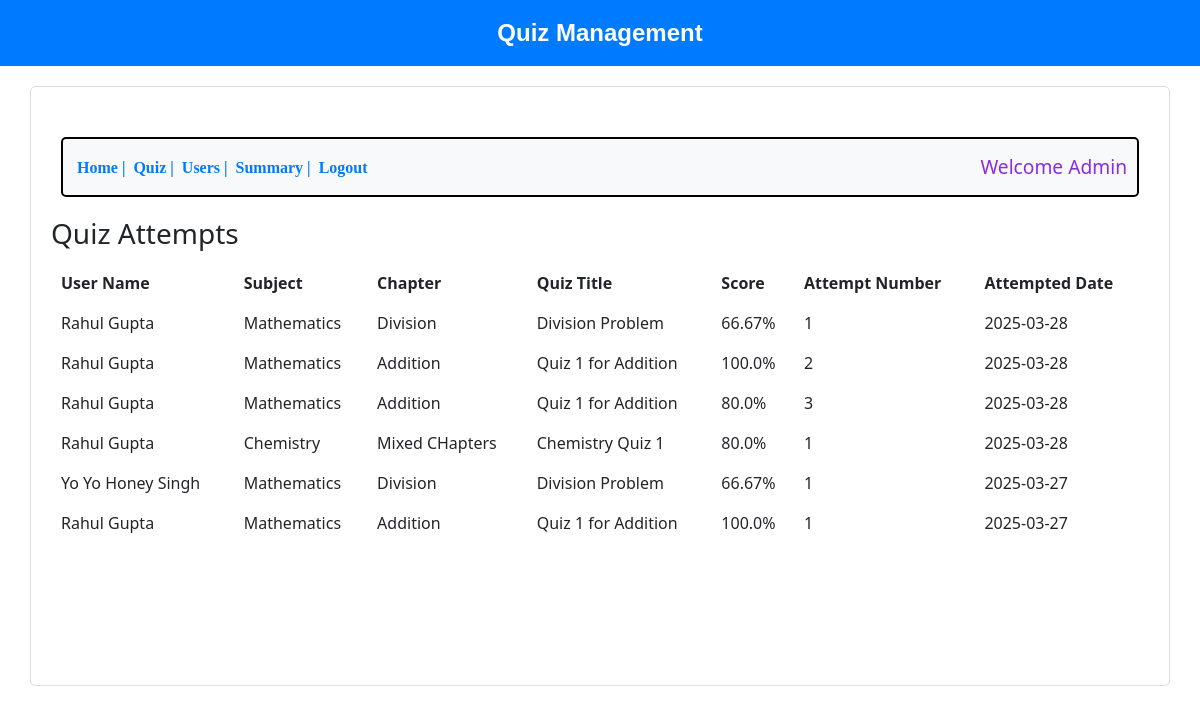
Page /quiz-mgmt on the committed database.
### backend/models.py (models this page shows, shortened)
class Score(db.Model):
    __tablename__ = "scores"
    id = db.Column(db.Integer, primary_key=True)
    user_id = db.Column(db.Integer, db.ForeignKey("user_info.id"), nullable=False)
    quiz_id = db.Column(db.Integer, db.ForeignKey("quizzes.id"), nullable=False)
    score = db.Column(db.Float, nullable=False)  # Score as a percentage
    attempt_date = db.Column(db.String, nullable=False)  # Store as string (e.g., "2025-03-01")
    user = db.relationship("User", backref="scores")
    quiz = db.relationship("Quiz", backref="scores")

class User(db.Model):
    __tablename__ = "user_info"
    id = db.Column(db.Integer, primary_key=True)
    email = db.Column(db.String, unique=True, nullable=False)
    pwd = db.Column(db.String, nullable=False)
    full_name = db.Column(db.String, nullable=True)
    qual = db.Column(db.String, nullable=True)
    dob = db.Column(db.String, nullable=True)
    role = db.Column(db.Integer, nullable=False, default=1)  # 0 for admin, 1 for regular user

class Subject(db.Model):
    __tablename__ = "subjects"
    id = db.Column(db.Integer, primary_key=True)
    name = db.Column(db.String, nullable=False, unique=True)
    desc = db.Column(db.String, nullable=False, unique=True)
    chapters = db.relationship('Chapter', backref='subject', lazy='dynamic')

class Chapter(db.Model):
    __tablename__ = "chapters"
    id = db.Column(db.Integer, primary_key=True)
    name = db.Column(db.String, nullable=False)
    desc = db.Column(db.String, nullable=False)
    subject_id = db.Column(db.Integer, db.ForeignKey('subjects.id'), nullable=False)
    questions = db.relationship('Question', backref='chapter', lazy='dynamic')

class Quiz(db.Model):
    __tablename__ = "quizzes"
    id = db.Column(db.Integer, primary_key=True)
    title = db.Column(db.String, nullable=False)
    subject_id = db.Column(db.Integer, db.ForeignKey("subjects.id"), nullable=False)
    chapter_id = db.Column(db.Integer, db.ForeignKey("chapters.id"), nullable=False)
    duration = db.Column(db.String, nullable=False)  # Store as string (e.g., "00:10")
    created_by_id = db.Column(db.Integer, db.ForeignKey("user_info.id"), nullable=False)
    is_active = db.Column(db.Boolean, default=True)
    created_at = db.Column(db.String, nullable=False, default=datetime.now().strftime("%Y-%m-%d"))
    subject = db.relationship("Subject", backref="quizzes")
    chapter = db.relationship("Chapter", backref="quizzes")
    created_by = db.relationship("User", backref="quizzes_created")

### backend/controllers.py (the view)
@app.route("/quiz-mgmt")
def quiz_management():
    all_attempts = Score.query.join(User).join(Quiz, isouter=True).join(Subject, isouter=True).join(Chapter, isouter=True).order_by(Score.attempt_date.asc()).all()
    attempt_counts = {}
    filtered_attempts = []
    for attempt in all_attempts:
        if attempt.user and attempt.quiz and attempt.quiz.subject and attempt.quiz.chapter:
            key = (attempt.user_id, attempt.quiz_id)
            if key not in attempt_counts:
                attempt_counts[key] = 0
            attempt_counts[key] += 1
            attempt.attempt_number = attempt_counts[key]
            filtered_attempts.append(attempt)
        else:
            print(f"Incomplete attempt: User={attempt.user}, Quiz={attempt.quiz}")
    filtered_attempts.sort(key=lambda x: x.attempt_date, reverse=True)
    name = request.args.get('email', 'Admin')
    return render_template("quiz-mgmt.html", name=name, attempts=filtered_attempts)

### templates/quiz-mgmt.html (shortened to what this page needs)
<!DOCTYPE html>
<html lang="en">
<head>
    <link rel="stylesheet" href="/static/style.css">
    <link rel="stylesheet" href="https://cdnjs.cloudflare.com/ajax/libs/bootstrap/5.3.2/css/bootstrap.min.css">
</head>
<body>
    <header class="header2">Quiz Management</header>
    <div class="bordertime">
        <div class="button-container">
            <a href="/admin_dash"><button class="nav-button">Home |</button></a>
            <a href="/quiz-mgmt"><button class="nav-button">Quiz |</button></a>
            <a href="/show_user"><button class="nav-button">Users |</button></a>
            <a href="/summary_charts"><button class="nav-button">Summary |</button></a>
            <a href="/login"><button class="nav-button">Logout</button></a>
            <h4 class="text">Welcome {{ name }}</h4>
        </div>
        <h3>Quiz Attempts</h3>
        <table>
            <thead>
                <tr>
                    <th>User Name</th>
                    <th>Subject</th>
                    <th>Chapter</th>
                    <th>Quiz Title</th>
                    <th>Score</th>
                    <th>Attempt Number</th>
                    <th>Attempted Date</th>
                </tr>
            </thead>
            <tbody>
                {% for attempt in attempts %}
                <tr>
                    <td>{{ attempt.user.full_name if attempt.user else 'N/A' }}</td>
                    <td>{{ attempt.quiz.subject.name if attempt.quiz and attempt.quiz.subject else 'N/A' }}</td>
                    <td>{{ attempt.quiz.chapter.name if attempt.quiz and attempt.quiz.chapter else 'N/A' }}</td>
                    <td>{{ attempt.quiz.title if attempt.quiz else 'N/A' }}</td>
                    <td>{{ (attempt.score | round(2)) if attempt.score is not none else 'N/A' }}%</td>
                    <td>{{ attempt.attempt_number or 'N/A' }}</td>
                    <td>{{ attempt.attempt_date or 'N/A' }}</td>
                </tr>
                {% endfor %}
            </tbody>
        </table>
    </div>
</body>
</html>

### static/style.css (style rules this page uses)
table { width: 100%; border-collapse: collapse; }
th, td { text-align: left; padding: 8px; }
th { font-weight: bold; text-align: center; }
.bordertime { border: 2px solid black; border-radius: 20px; height: 600px; }
.button-container { padding-left: 20px; display: flex; align-items: center; border: 2px solid black; height: 60px; border-radius: 10px; border-radius: 20px; margin-top: 30px; margin-left: 10px; margin-right: 10px; }
.nav-button { background-color: transparent; text-align: center; display: inline-block; font-size: 16px; cursor: pointer; margin: 0%; padding: 0px 4px; border: none; color: green; font-family: cursive; }
.text { margin-left: 300px; font-size: larger; color: blueviolet; }
.bordertime { border: 1px solid #ddd; padding: 20px; border-radius: 5px; margin: 20px auto; width: 95%; }
.header2 { background-color: #007bff; color: white; text-align: center; padding: 15px; font-size: 24px; font-weight: bold; }
.button-container { display: flex; align-items: center; margin-bottom: 20px; padding: 10px; background-color: #f8f9fa; border-radius: 5px; }
.nav-button { background: none; border: none; color: #007bff; cursor: pointer; font-weight: bold; }
.text { margin-left: auto; margin-bottom: 0; }
body { font-family: 'Segoe UI', Tahoma, Geneva, Verdana, sans-serif; background-color: #f4f6f8; color: #333; margin: 0; padding: 0; }
h1, h2, h3 { color: #222; }
a { text-decoration: none; color: #007bff; }
.header2 { padding: 20px; background-color: white; color: black; text-align: center; font-size: xx-large; font-family: Verdana, Geneva, Tahoma, sans-serif; }
table { margin-top: 10px; width: 100%; border-collapse: collapse; border: 2px solid black; border-radius: 10px; overflow: hidden; }
th, td { padding: 10px; text-align: left; }
body { font-family: Arial, sans-serif; text-align: center; background-color: #f8f8f8; }

### rows in the picture
Score: user "Rahul Gupta", quiz.subject "Mathematics", quiz.chapter "Division", quiz "Division Problem", score "66.67", user "1", attempt_date "2025-03-28"
Score: user "Rahul Gupta", quiz.subject "Mathematics", quiz.chapter "Addition", quiz "Quiz 1 for Addition", score "100.0", attempt_number "2", attempt_date "2025-03-28"
Score: user "Rahul Gupta", quiz.subject "Mathematics", quiz.chapter "Addition", quiz "Quiz 1 for Addition", score "80.0", attempt_number "3", attempt_date "2025-03-28"
Score: user "Rahul Gupta", quiz.subject "Chemistry", quiz.chapter "Mixed CHapters", quiz "Chemistry Quiz 1", score "80.0", user "1", attempt_date "2025-03-28"
Score: user "Yo Yo Honey Singh", quiz.subject "Mathematics", quiz.chapter "Division", quiz "Division Problem", score "66.67", attempt_number "1", attempt_date "2025-03-27"
Score: user "Rahul Gupta", quiz.subject "Mathematics", quiz.chapter "Addition", quiz "Quiz 1 for Addition", score "100.0", user "1", attempt_date "2025-03-27"

### other values in the picture
{{ name }} "Admin"
